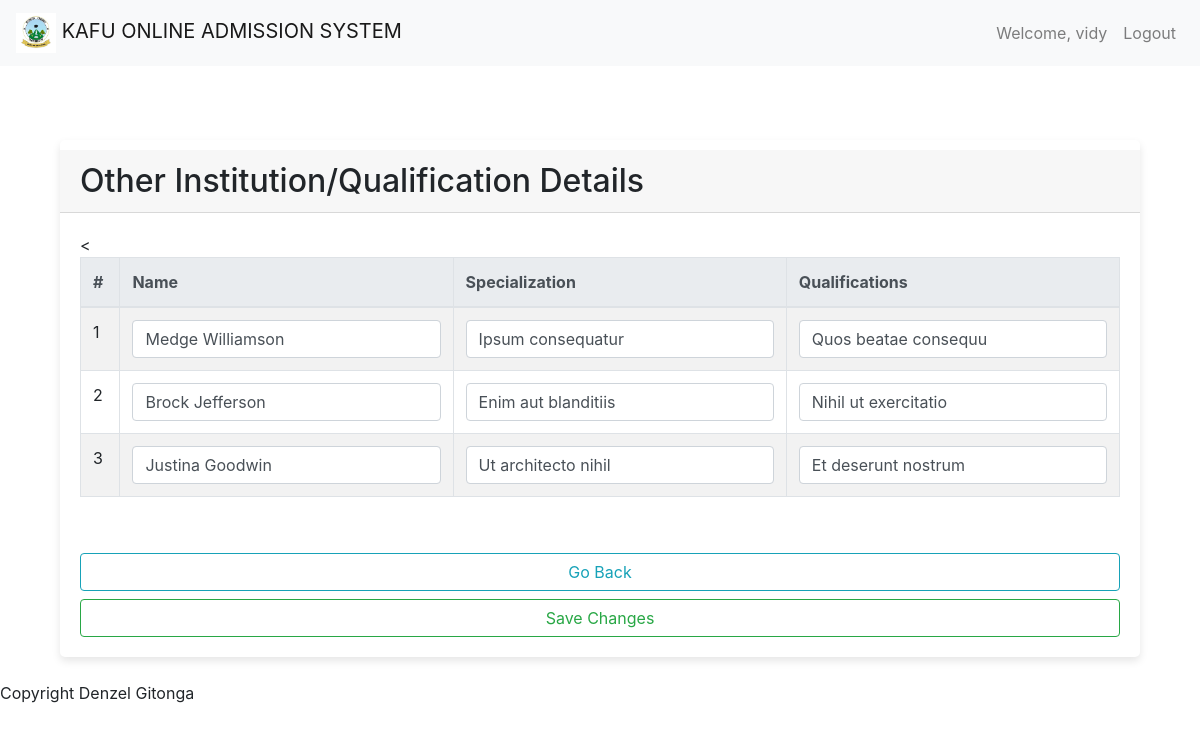
The app's page /submissions/other-institution-details/10/ (signed in), older data.
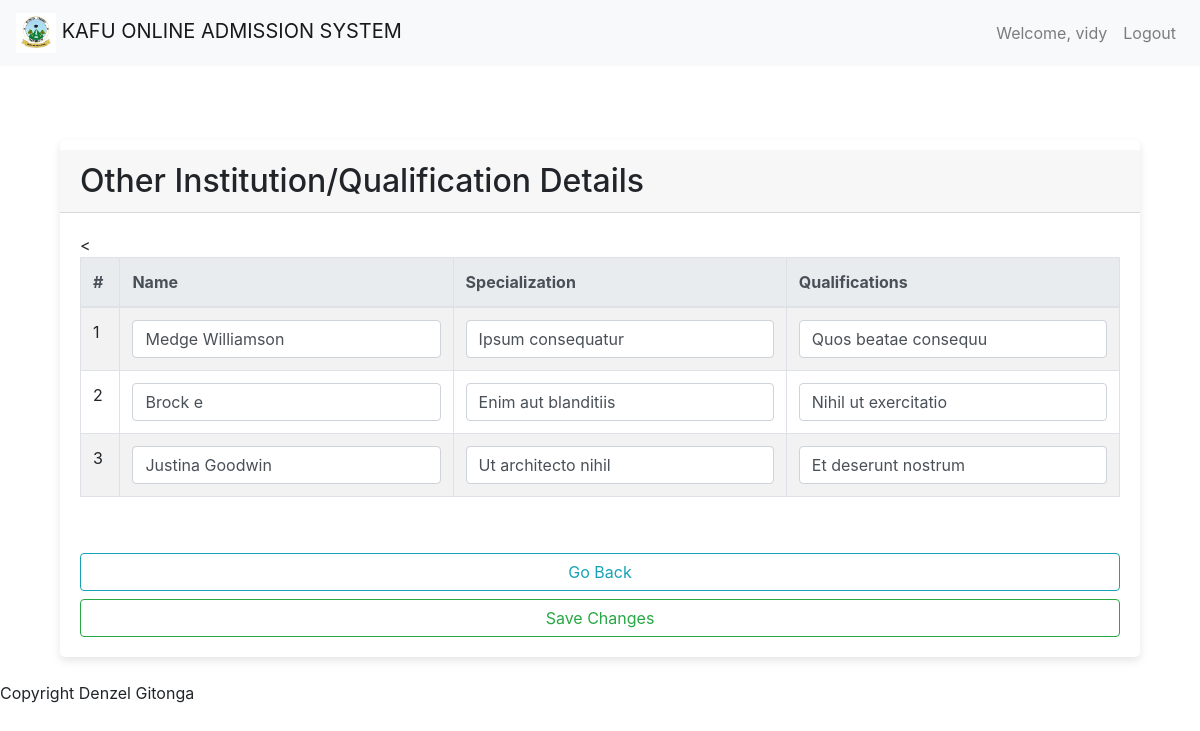
The same page, newer data.
### accounts/models.py (models this page shows, shortened)
class User(AbstractBaseUser, PermissionsMixin):
    username = models.CharField(max_length=255, unique=True)
    email = models.EmailField(max_length=255, unique=True)
    phone_number = models.CharField(max_length=20, blank=True, null=True)
    full_name = models.CharField(max_length=255, blank=True, null=True)
    is_staff = models.BooleanField(default=False)
    is_active = models.BooleanField(default=True)
    groups = models.ManyToManyField(
        'auth.Group',
        blank=True,
        related_name='myuser_set',
        related_query_name='user',
    )
    user_permissions = models.ManyToManyField(
        'auth.Permission',
        blank=True,
        related_name='myuser_set',
        related_query_name='user',
    )
    objects = UserManager()
    USERNAME_FIELD = 'username'
    REQUIRED_FIELDS = ['email']

### admissions/models.py (models this page shows, shortened)
class OtherInstitutionDetail(models.Model):
    user = models.ForeignKey(settings.AUTH_USER_MODEL, on_delete=models.CASCADE)
    first_institution_name  = models.CharField(max_length=50)
    first_institution_specialization  = models.CharField(max_length=50)
    first_institution_qualification  = models.CharField(max_length=50)
    second_institution_name  = models.CharField(max_length=50)
    second_institution_specialization  = models.CharField(max_length=50)
    second_institution_qualification  = models.CharField(max_length=50)
    third_institution_name  = models.CharField(max_length=50)
    third_institution_specialization  = models.CharField(max_length=50)
    third_institution_qualification  = models.CharField(max_length=50)

### submissions/views.py (the view, shortened to what this page needs)
# urls.py: path('other-institution-details/<int:user_id>/', views.view_other_institution_details, name="view_other_institution_details"), # other institution details
@login_required
def view_other_institution_details(request, user_id):
    other_institution_detail = get_object_or_404(OtherInstitutionDetail, user_id=user_id)
    form = ViewOtherInstitutionDetailForm(instance=other_institution_detail)
    context = {
        'form': form
    }
    return render(request, 'submissions/view_other_institution_details.html', context)

### submissions/forms.py
class ViewOtherInstitutionDetailForm(forms.ModelForm):
    class Meta:
        model = OtherInstitutionDetail
        fields = [
            'first_institution_name',
            'first_institution_specialization',
            'first_institution_qualification',
            'second_institution_name',
            'second_institution_specialization',
            'second_institution_qualification',
            'third_institution_name',
            'third_institution_specialization',
            'third_institution_qualification',
        ]

### templates/submissions/view_other_institution_details.html (shortened to what this page needs)
{% extends 'common/base.html' %}
{% block content %}
    <div class="container" style="margin-top: 50px;">
        <div class="row">
            <div class="col-md-12">
                <div class="card">
                    <form action="" method="POST">
                        <h2 class="card-header" style="margin-top: 10px;">Other Institution/Qualification Details</h2>
                            <div class="card-body">
                                <table class="table table-striped table-bordered table-hover">
                                    <thead class="thead-light">
                                        <tr>
                                            <th rowspan="2">#</th>
                                            <th rowspan="2">Name</th>
                                            <th rowspan="2">Specialization</th>
                                            <th rowspan="2">Qualifications</th>
                                        </tr>
                                    </thead>
                                    <tbody>
                                        <tr>
                                            <td>
                                                1
                                            </td>
                                            <td>
                                                <input type="text" class="form-control" placeholder="Name of your first other institution/qualification" name="first_institution_name" value="{{ form.first_institution_name.value }}">
                                            </td>
                                            <td>
                                                <input type="text" class="form-control" placeholder="What did you specialize in?" name="first_institution_specialization" value="{{ form.first_institution_specialization.value }}">
                                            </td>
                                            <td>
                                                <input type="text" class="form-control" placeholder="What are your qualifications?" name="first_institution_qualification" value="{{ form.first_institution_qualification.value }}">
                                            </td>
                                        </tr>
                                        <tr>
                                            <td>
                                                2
                                            </td>
                                            <td>
                                                <input type="text" class="form-control" placeholder="Name of your second other institution/qualification" name="second_institution_name" value="{{ form.second_institution_name.value }}">
                                            </td>
                                            <td>
                                                <input type="text" class="form-control" placeholder="What did you specialize in?" name="second_institution_specialization" value="{{ form.second_institution_specialization.value }}">
                                            </td>
                                            <td>
                                                <input type="text" class="form-control" placeholder="What are your qualifications?" name="second_institution_qualification" value="{{ form.second_institution_qualification.value }}">
                                            </td>
                                        </tr>
                                        <tr>
                                            <td>
                                                3
                                            </td>
                                            <td>
                                                <input type="text" class="form-control" placeholder="Name of your third other institution/qualification" name="third_institution_name" value="{{ form.third_institution_name.value }}">
                                            </td>
                                            <td>
                                                <input type="text" class="form-control" placeholder="What did you specialize in?" name="third_institution_specialization" value="{{ form.third_institution_specialization.value }}">
                                            </td>
                                            <td>
                                                <input type="text" class="form-control" placeholder="What are your qualifications?" name="third_institution_qualification" value="{{ form.third_institution_qualification.value }}">
                                            </td>
                                        </tr>
                                    </tbody>
                                </table>
                            </div>
                        <div class="card-body">
                            <div class="col">
                                <div class="row">
                                    <a class="btn btn-outline-info btn-block" href="{% url 'submissions:view_details' %}">Go Back</a>
                                    <button class="btn btn-outline-success btn-block">Save Changes</button>
                                </div>
                            </div>
                        </div>
                    </form>
                </div>
            </div>
        </div>
    </div>
{% endblock %}

### templates/common/base.html (shortened to what this page needs)
{% load static %}
<!DOCTYPE html>
<html>
<head>
    <link rel="stylesheet" href="{% static 'bootstrap/css/bootstrap.css' %}">
    <link rel="stylesheet" href="{% static 'custom_css/styles.css' %}">
</head>
<body>
    <header>
      {% include 'common/header.html' %}
    </header>
    <br>
    <main class="site-main main">
        <div class="container">
            {% block content %}
            {% endblock %}
        </div>
    </main>
    <br>
    <footer>
        {% include 'common/footer.html' %}
    </footer>
</body>
</html>

### templates/common/header.html (shortened to what this page needs)
{% load static %}
<nav class="navbar navbar-expand-lg navbar-light bg-light">
    <a class="navbar-brand" href="{% url 'home' %}">
      <img src="{% static 'images/logos/KAFU_LOGO.jpg' %}" alt="Logo" height="40">
      KAFU ONLINE ADMISSION SYSTEM
    </a>
    <div class="collapse navbar-collapse" id="navbarSupportedContent">
      {% if user.is_authenticated %}
            <ul class="navbar-nav d-none d-lg-flex ml-auto order-3">
                <li class="nav-item">
                    <a class="nav-link" href="">
                        Welcome, {{ user.username }}
                    </a>
                </li>
                <li class="nav-item">
                  <a class="nav-link" href="{% url 'logout' %}">
                    Logout
                  </a>
                </li>
            </ul>
      {% endif %}
    </div>
  </nav>

### templates/common/footer.html
{% load static %}
<footer>
    <article>
        <p>Copyright Denzel Gitonga</p>
    </article>
</footer>

### static/custom_css/styles.css (style rules this page uses)
.card { box-shadow: 0px 4px 8px rgba(0, 0, 0, 0.1); border: none; transition: 0.3s; border-radius: 5px; }

Row changes from the older to the newer data that the page shows:
changed OtherInstitutionDetail "Medge Williamson": second_institution_name "Brock Jefferson" → "Brock e"
